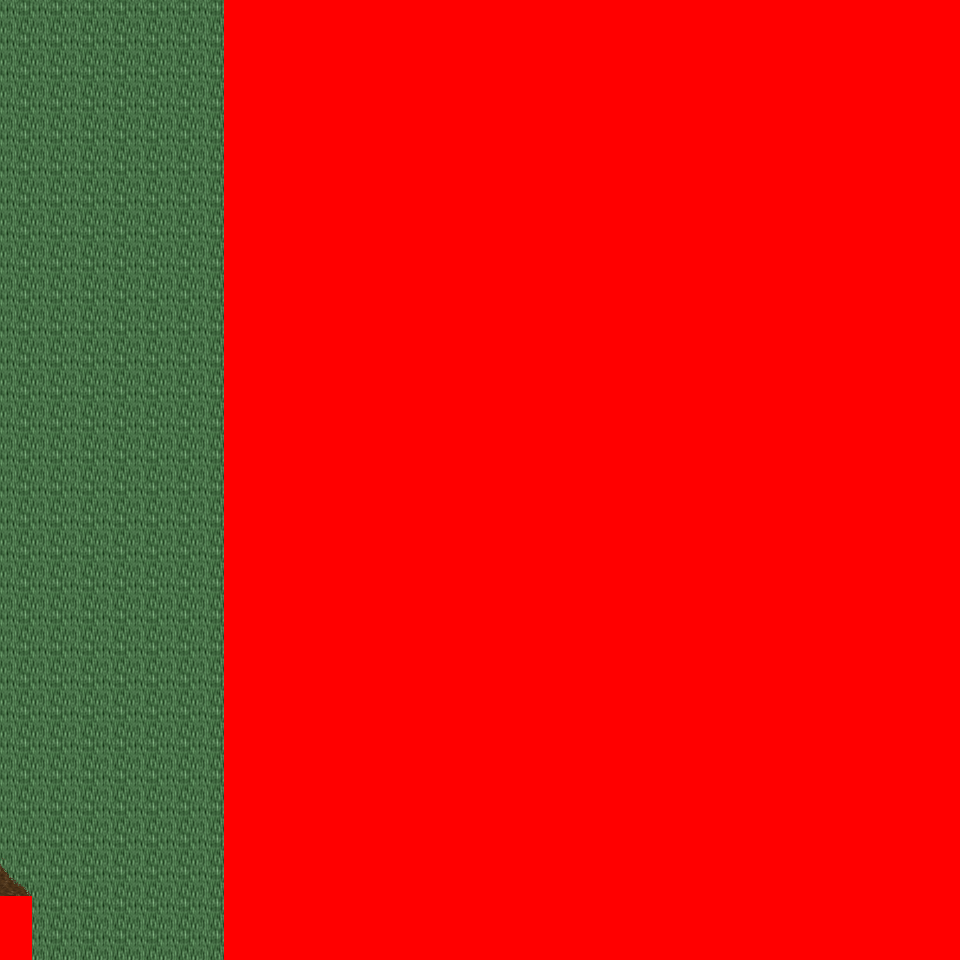

A level layout from a 2D game, rendered from its tile map. Below: a short description, then the map file with tile-grid data replaced by summaries:
An orthogonal 30x30 tile map with 32x32 px tiles, 6 tile layers (Ground, Object, Object2, Above, ...), 18 tilesets and 3 objects (3x mapchange).

<map version="1.0" orientation="orthogonal" renderorder="right-down" width="30" height="30" tilewidth="32" tileheight="32" nextobjectid="4">
  <tileset firstgid="1" name="tileset_logic_collision" tilewidth="32" tileheight="32" tilecount="1" columns="1">
    <image source="../drawable/tileset_logic_collision.png" width="32" height="32" />
  </tileset>
  <tileset firstgid="2" name="tileset_ground_ground" tilewidth="32" tileheight="32" tilecount="33" columns="3">
    <image source="../drawable/tileset_ground_ground.png" width="96" height="352" />
  </tileset>
  <tileset firstgid="35" name="tileset_ground_ridge_earth_pale" tilewidth="32" tileheight="32" tilecount="96" columns="12">
    <image source="../drawable/tileset_ground_ridge_earth_pale.png" width="384" height="256" />
  </tileset>
  <tileset firstgid="131" name="tileset_ground_ridge_earth_dark" tilewidth="32" tileheight="32" tilecount="96" columns="12">
    <image source="../drawable/tileset_ground_ridge_earth_dark.png" width="384" height="256" />
  </tileset>
  <tileset firstgid="227" name="tileset_terrain_desert" tilewidth="32" tileheight="32" tilecount="88" columns="8">
    <image source="../drawable/tileset_terrain_desert.png" width="256" height="352" />
  </tileset>
  <tileset firstgid="315" name="tileset_building_witch_hut" tilewidth="32" tileheight="32" tilecount="80" columns="5">
    <image source="../drawable/tileset_building_witch_hut.png" width="160" height="512" />
  </tileset>
  <tileset firstgid="395" name="tileset_ground_earth_edges_yellowgreen" tilewidth="32" tileheight="32" tilecount="15" columns="5">
    <image source="../drawable/tileset_ground_earth_edges_yellowgreen.png" width="160" height="96" />
  </tileset>
  <tileset firstgid="410" name="tileset_item_firewood" tilewidth="32" tileheight="32" tilecount="12" columns="3">
    <image source="../drawable/tileset_item_firewood.png" width="96" height="128" />
  </tileset>
  <tileset firstgid="422" name="tileset_object_well_hoist" tilewidth="32" tileheight="32" tilecount="9" columns="3">
    <image source="../drawable/tileset_object_well_hoist.png" width="96" height="96" />
  </tileset>
  <tileset firstgid="431" name="tileset_plant_bush_various_small" tilewidth="32" tileheight="32" tilecount="9" columns="3">
    <image source="../drawable/tileset_plant_bush_various_small.png" width="96" height="96" />
  </tileset>
  <tileset firstgid="440" name="tileset_plant_bush_bushes" tilewidth="32" tileheight="32" tilecount="10" columns="5">
    <image source="../drawable/tileset_plant_bush_bushes.png" width="160" height="64" />
  </tileset>
  <tileset firstgid="450" name="tileset_plant_stump_stump_rectangular" tilewidth="32" tileheight="32" tilecount="4" columns="2">
    <image source="../drawable/tileset_plant_stump_stump_rectangular.png" width="64" height="64" />
  </tileset>
  <tileset firstgid="454" name="tileset_plant_stump_small_stump" tilewidth="32" tileheight="32" tilecount="4" columns="2">
    <image source="../drawable/tileset_plant_stump_small_stump.png" width="64" height="64" />
  </tileset>
  <tileset firstgid="458" name="tileset_plant_tree_evergreen" tilewidth="32" tileheight="32" tilecount="36" columns="3">
    <image source="../drawable/tileset_plant_tree_evergreen.png" width="96" height="384" />
  </tileset>
  <tileset firstgid="494" name="tileset_ground_sand_2" tilewidth="32" tileheight="32" tilecount="15" columns="5">
    <image source="../drawable/tileset_ground_sand_2.png" width="160" height="96" />
  </tileset>
  <tileset firstgid="509" name="tileset_plant_cactus_2" tilewidth="32" tileheight="32" tilecount="10" columns="5">
    <image source="../drawable/tileset_plant_cactus_2.png" width="160" height="64" />
  </tileset>
  <tileset firstgid="519" name="tileset_plant_cactus" tilewidth="32" tileheight="32" tilecount="2" columns="1">
    <image source="../drawable/tileset_plant_cactus.png" width="32" height="64" />
  </tileset>
  <tileset firstgid="521" name="tileset_ground_rock_pebbles" tilewidth="32" tileheight="32" tilecount="3" columns="1">
    <image source="../drawable/tileset_ground_rock_pebbles.png" width="32" height="96" />
  </tileset>
  <layer name="Ground" width="30" height="30">
    <data>[900 cells, 900 non-empty, 12 distinct tile ids]</data>
  </layer>
  <layer name="Object" width="30" height="30">
    <data>[900 cells, 42 non-empty, 8 distinct tile ids]</data>
  </layer>
  <layer name="Object2" width="30" height="30">
    <data>[900 cells, 0 non-empty, 0 distinct tile ids]</data>
  </layer>
  <layer name="Above" width="30" height="30">
    <data>[900 cells, 7 non-empty, 3 distinct tile ids]</data>
  </layer>
  <layer name="Above2" width="30" height="30">
    <data>[900 cells, 0 non-empty, 0 distinct tile ids]</data>
  </layer>
  <layer name="Walkable" width="30" height="30">
    <data>[900 cells, 692 non-empty, 1 distinct tile ids]</data>
  </layer>
  <objectgroup name="MapEvents">
    <object id="1" name="north" type="mapchange" x="0" y="0" width="224" height="32">
      <properties>
        <property name="map" value="0_ados_mountain_n2_w2_x3_y2" />
        <property name="place" value="south" />
      </properties>
    </object>
    <object id="2" name="south" type="mapchange" x="32" y="928" width="192" height="32">
      <properties>
        <property name="map" value="0_ados_mountain_n2_w2_x3_y4" />
        <property name="place" value="north" />
      </properties>
    </object>
    <object id="3" name="west" type="mapchange" x="0" y="0" width="32" height="896">
      <properties>
        <property name="map" value="0_ados_mountain_n2_w2_x2_y3" />
        <property name="place" value="east" />
      </properties>
    </object>
  </objectgroup>
</map>
